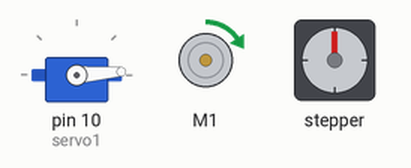
Bench run of a sketch on a simulated Arduino Uno, built with avr-gcc and run on an emulated ATmega328P. Parts: servo, DC motor (green arrow = forward, orange = backward, longer = faster), stepper motor. Stepper angles assume 200 steps per turn; what the sketch prints to the serial monitor is not drawn.

Above: at 0.15 s.
At 5.13 s:
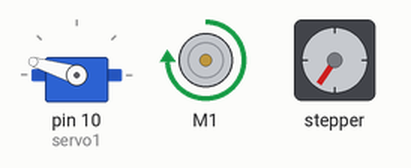
At 10.09 s:
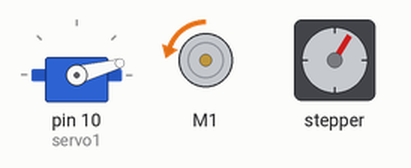
At 19.99 s:
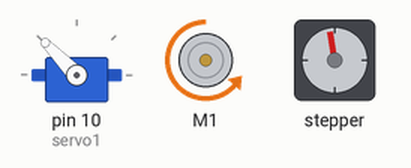
At 30.03 s:
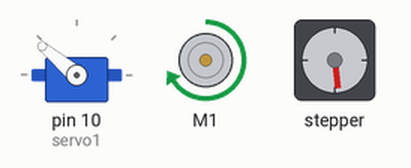
At 39.84 s:
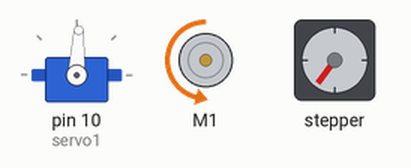
Timing chart, 0 to 40.0 s (numbered marks = the images above):
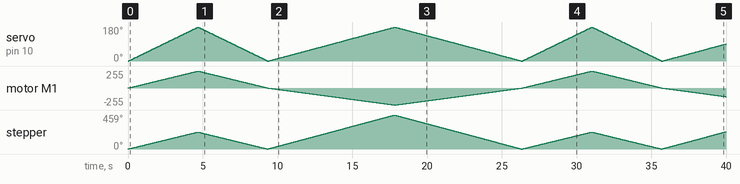

Measured:
- by itself, stepper: turns 228° clockwise in 4.6 s, then 228° counter-clockwise in 4.6 s, then 459° clockwise in 8.5 s, then 459° counter-clockwise in 8.5 s, and so on

The sketch:

arduino-motor-shield-v2.ino
```cpp
#include <Servo.h>
#include <Adafruit_MotorShield.h>

// Create the motor shield object with the default I2C address
Adafruit_MotorShield AFMS = Adafruit_MotorShield();

// Connect a stepper motor with 200 steps per revolution (1.8 degree)
// to motor port #2 (M3 and M4)
Adafruit_StepperMotor *myStepper = AFMS.getStepper(200, 2);
Adafruit_DCMotor *myMotor = AFMS.getMotor(1);

Servo servo1;

void setup() {
  Serial.begin(9600);           // set up Serial library at 9600 bps
  Serial.println("MMMMotor party!");

  if (!AFMS.begin()) {         // create with the default frequency 1.6KHz
  // if (!AFMS.begin(1000)) {  // OR with a different frequency, say 1KHz
    Serial.println("Could not find Motor Shield. Check wiring.");
    while (1);
  }
  Serial.println("Motor Shield found.");

  // Attach a servo to pin #10
  servo1.attach(10);

  // turn on motor M1
  myMotor->setSpeed(200);
  myMotor->run(RELEASE);

  // setup the stepper
  myStepper->setSpeed(10);  // 10 rpm
}

int i;
void loop() {
  myMotor->run(FORWARD);
  for (i=0; i<255; i++) {
    servo1.write(map(i, 0, 255, 0, 180));
    myMotor->setSpeed(i);
    myStepper->step(1, FORWARD, INTERLEAVE);
    delay(3);
 }

 for (i=255; i!=0; i--) {
    servo1.write(map(i, 0, 255, 0, 180));
    myMotor->setSpeed(i);
    myStepper->step(1, BACKWARD, INTERLEAVE);
    delay(3);
 }

  myMotor->run(BACKWARD);
  for (i=0; i<255; i++) {
    servo1.write(map(i, 0, 255, 0, 180));
    myMotor->setSpeed(i);
    myStepper->step(1, FORWARD, DOUBLE);
    delay(3);
 }

  for (i=255; i!=0; i--) {
    servo1.write(map(i, 0, 255, 0, 180));
    myMotor->setSpeed(i);
    myStepper->step(1, BACKWARD, DOUBLE);
    delay(3);
 }
}
```
